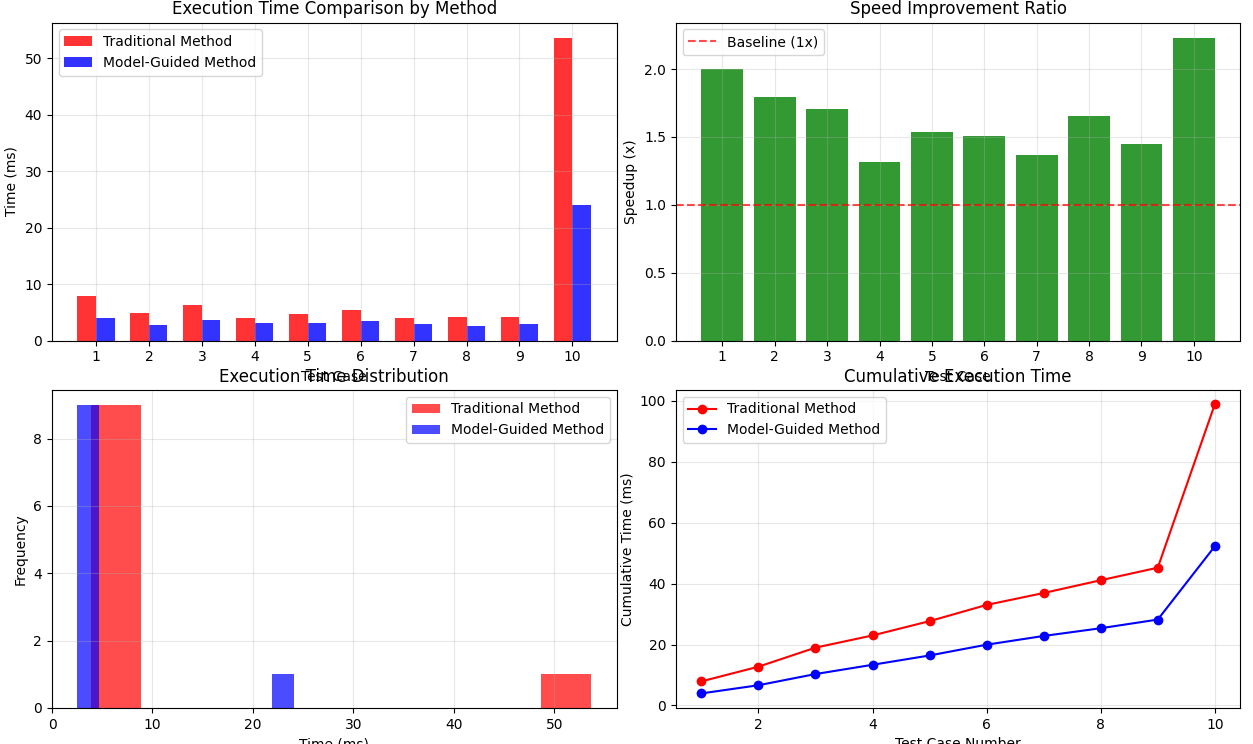

This chart was generated by the following Python code:
import numpy as np
import pandas as pd
import torch
import torch.nn as nn
import matplotlib.pyplot as plt
from sklearn.preprocessing import StandardScaler
from scipy.optimize import fsolve
import time
import warnings
warnings.filterwarnings('ignore')

# GPU 사용 가능하면 GPU 사용
device = torch.device('cuda' if torch.cuda.is_available() else 'cpu')

class RootPredictorNet(nn.Module):
    """근 예측 신경망 - 최대 4개 근까지 예측"""
    def __init__(self, input_dim=3, hidden_dims=[128, 256, 512, 512, 256, 128], max_roots=3):
        super(RootPredictorNet, self).__init__()
        self.max_roots = max_roots
        
        # 공통 백본 네트워크
        layers = []
        prev_dim = input_dim
        
        for hidden_dim in hidden_dims:
            layers.extend([
                nn.Linear(prev_dim, hidden_dim),
                nn.ReLU(),
                nn.BatchNorm1d(hidden_dim),
                nn.Dropout(0.1 if hidden_dim <= 256 else 0.2)
            ])
            prev_dim = hidden_dim
        
        self.backbone = nn.Sequential(*layers)
        
        # 근의 개수 예측 헤드 (0개부터 4개까지)
        self.num_head = nn.Sequential(
            nn.Linear(hidden_dims[-1], 64),
            nn.ReLU(),
            nn.Dropout(0.1),
            nn.Linear(64, max_roots + 1),  # 0, 1, 2, 3, 4개 근
            nn.Softmax(dim=1)
        )
        
        # 근의 값 예측 헤드
        self.values_head = nn.Sequential(
            nn.Linear(hidden_dims[-1], 128),
            nn.ReLU(),
            nn.Dropout(0.1),
            nn.Linear(128, 64),
            nn.ReLU(),
            nn.Dropout(0.1),
            nn.Linear(64, max_roots)  # 최대 4개 근의 값
        )
    
    def forward(self, x):
        # 공통 특성 추출
        features = self.backbone(x)
        
        # 두 개의 헤드로 예측
        num_roots = self.num_head(features)
        root_values = self.values_head(features)
        
        return num_roots, root_values

class SpeedComparator:
    def __init__(self, model_path='best_root_model10.pth', csv_file_path='neural_network_dataset5.csv'):
        self.model_path = model_path
        self.csv_file_path = csv_file_path
        self.model = None
        self.scaler = StandardScaler()
        self.device = device
        self.max_roots = 3
        self.load_model()
    
    def load_model(self):
        """학습된 모델과 스케일러 로드"""
        try:
            # 모델 구조 생성
            self.model = RootPredictorNet(max_roots=self.max_roots).to(self.device)
            
            # 학습된 가중치 로드
            self.model.load_state_dict(torch.load(self.model_path, map_location=self.device))
            self.model.eval()
            
            # 스케일러 학습 (원본 데이터에서)
            if self.csv_file_path:
                try:
                    df = pd.read_csv(self.csv_file_path)
                    X = df[['a', 'b', 'c']].values
                    self.scaler.fit(X)
                    print("✅ 모델과 스케일러 로드 완료")
                except Exception as e:
                    print(f"⚠️ CSV 파일을 찾을 수 없어 기본 스케일러 사용: {e}")
                    # 기본적인 스케일러 설정 (대략적인 범위 기반)
                    self.scaler.mean_ = np.array([0.0, 0.0, 0.0])
                    self.scaler.scale_ = np.array([2.0, 2.0, 2.0])
            
        except Exception as e:
            print(f"❌ 모델 로드 실패: {e}")
            print("먼저 모델을 학습해주세요!")
            self.model = None
    
    def f(self, x, a, b, c):
        """f(x) = e^x * x / (x^4 + bx^2 - cx - 5) - a"""
        if abs(x) < 1e-12:  # x가 0에 가까우면
            return np.inf
        try:
            denominator = x**4 + b*x**2 - c*x - 5
            if abs(denominator) < 1e-10:  # 분모가 0에 가까우면
                return np.inf
            return np.exp(x) * x / denominator - a
        except:
            return np.inf
    
    def traditional_root_finding(self, a, b, c, domain_range=(-10, 10), step=0.5, tolerance=1e-6):
        """전통적인 방식: 정의역을 쫙 훑으면서 근 찾기"""
        roots = []
        initial_guesses = np.arange(domain_range[0], domain_range[1] + step, step)
        
        for guess in initial_guesses:
            try:
                root_val = fsolve(lambda x: self.f(x, a, b, c), guess, full_output=True, xtol=tolerance)
                if root_val[2] == 1:  # 수렴 성공
                    x_root = root_val[0][0]
                    
                    # 실제로 근인지 확인
                    if abs(self.f(x_root, a, b, c)) < tolerance:
                        # 중복 제거
                        if not any(abs(x_root - r) < tolerance for r in roots):
                            if domain_range[0] <= x_root <= domain_range[1]:
                                roots.append(x_root)
            except:
                continue
        
        return sorted(roots)
    
    def model_guided_root_finding(self, a, b, c, tolerance=1e-6, backup_range=(-10, 10)):
        """모델 예측값을 초기값으로 사용하는 방식"""
        if self.model is None:
            raise ValueError("모델이 로드되지 않았습니다.")
        
        # 1. 모델로 근 예측
        X_input = self.scaler.transform([[a, b, c]])
        X_tensor = torch.FloatTensor(X_input).to(self.device)
        
        with torch.no_grad():
            pred_num, pred_values = self.model(X_tensor)
            pred_num = pred_num.cpu().numpy()
            pred_values = pred_values.cpu().numpy()
        
        # 2. 예측된 근의 개수와 값 얻기
        predicted_num_roots = np.argmax(pred_num[0])
        
        roots = []
        
        if predicted_num_roots > 0:
            # 3. 예측된 근들을 초기값으로 사용하여 정확한 근 찾기
            predicted_roots = pred_values[0][:predicted_num_roots]
            
            for initial_guess in predicted_roots:
                try:
                    root_val = fsolve(lambda x: self.f(x, a, b, c), initial_guess, 
                                    full_output=True, xtol=tolerance)
                    if root_val[2] == 1:  # 수렴 성공
                        x_root = root_val[0][0]
                        
                        # 실제로 근인지 확인
                        if abs(self.f(x_root, a, b, c)) < tolerance:
                            # 중복 제거
                            if not any(abs(x_root - r) < tolerance for r in roots):
                                roots.append(x_root)
                except:
                    continue
        
        # 4. 모델이 놓친 근이 있을 수 있으므로, 약간의 백업 검색 수행
        # (전체 범위보다는 훨씬 적은 포인트로)
        backup_guesses = np.linspace(backup_range[0], backup_range[1], 20)  # 20개 포인트만
        
        for guess in backup_guesses:
            try:
                root_val = fsolve(lambda x: self.f(x, a, b, c), guess, 
                                full_output=True, xtol=tolerance)
                if root_val[2] == 1:  # 수렴 성공
                    x_root = root_val[0][0]
                    
                    if abs(self.f(x_root, a, b, c)) < tolerance:
                        # 중복 제거
                        if not any(abs(x_root - r) < tolerance for r in roots):
                            if backup_range[0] <= x_root <= backup_range[1]:
                                roots.append(x_root)
            except:
                continue
        
        return sorted(roots)
    
    def compare_single_case(self, a, b, c, domain_range=(-10, 10), step=0.5, num_runs=10):
        """단일 케이스에 대한 속도 비교"""
        print(f"\n{'='*60}")
        print(f"속도 비교 테스트: a={a}, b={b}, c={c}")
        print(f"도메인 범위: {domain_range}, 스텝: {step}")
        print(f"반복 횟수: {num_runs}")
        print(f"{'='*60}")
        
        # 전통적인 방식 시간 측정
        traditional_times = []
        traditional_results = None
        
        for i in range(num_runs):
            start_time = time.time()
            roots = self.traditional_root_finding(a, b, c, domain_range, step)
            end_time = time.time()
            
            traditional_times.append(end_time - start_time)
            if i == 0:  # 첫 번째 결과 저장
                traditional_results = roots
        
        # 모델 가이드 방식 시간 측정
        model_times = []
        model_results = None
        
        if self.model is not None:
            for i in range(num_runs):
                start_time = time.time()
                roots = self.model_guided_root_finding(a, b, c, backup_range=domain_range)
                end_time = time.time()
                
                model_times.append(end_time - start_time)
                if i == 0:  # 첫 번째 결과 저장
                    model_results = roots
        
        # 결과 출력
        traditional_avg = np.mean(traditional_times) * 1000  # ms로 변환
        traditional_std = np.std(traditional_times) * 1000
        
        print(f"\n🔍 전통적인 방식 (전체 도메인 스캔):")
        print(f"  평균 시간: {traditional_avg:.2f} ± {traditional_std:.2f} ms")
        print(f"  찾은 근: {len(traditional_results)}개 - {[f'{r:.4f}' for r in traditional_results]}")
        
        if self.model is not None and model_times:
            model_avg = np.mean(model_times) * 1000  # ms로 변환
            model_std = np.std(model_times) * 1000
            
            print(f"\n🤖 모델 가이드 방식:")
            print(f"  평균 시간: {model_avg:.2f} ± {model_std:.2f} ms")
            print(f"  찾은 근: {len(model_results)}개 - {[f'{r:.4f}' for r in model_results]}")
            
            # 속도 향상 계산
            speedup = traditional_avg / model_avg if model_avg > 0 else float('inf')
            print(f"\n📊 성능 비교:")
            print(f"  속도 향상: {speedup:.2f}x")
            print(f"  시간 단축: {((traditional_avg - model_avg) / traditional_avg * 100):.1f}%")
            
            # 정확도 비교
            if len(traditional_results) == len(model_results):
                if len(traditional_results) == 0:
                    print(f"  정확도: ✅ 완벽 (둘 다 근 없음)")
                else:
                    errors = [abs(t - m) for t, m in zip(sorted(traditional_results), sorted(model_results))]
                    avg_error = np.mean(errors)
                    print(f"  정확도: 평균 오차 {avg_error:.6f}")
                    if avg_error < 1e-4:
                        print(f"           ✅ 매우 정확!")
                    elif avg_error < 1e-2:
                        print(f"           ✅ 정확")
                    else:
                        print(f"           ⚠️ 약간 부정확")
            else:
                print(f"  정확도: ❌ 근 개수 불일치 (전통: {len(traditional_results)}, 모델: {len(model_results)})")
        
        return {
            'traditional_time': traditional_avg,
            'model_time': model_avg if self.model is not None else None,
            'speedup': speedup if self.model is not None else None,
            'traditional_roots': traditional_results,
            'model_roots': model_results if self.model is not None else None
        }
    
    def run_comprehensive_benchmark(self, test_cases=None, domain_range=(-10, 10), step=0.5, num_runs=5):
        """종합적인 벤치마크 테스트"""
        if test_cases is None:
            # 다양한 난이도의 테스트 케이스들
            test_cases = [
                # 간단한 케이스들
                (1.0, 2.0, 3.0),
                (-0.5, 1.5, -2.0),
                (0.8, -1.0, 0.5),
                
                # 중간 난이도
                (2.5, 0.0, 1.0),
                (-1.2, 3.0, -1.5),
                (0.3, -0.8, 2.2),
                
                # 복잡한 케이스들
                (1.8, 1.2, -0.7),
                (-0.9, -1.5, 1.8),
                (3.0, -2.0, 4.0),
                (0.0, 1.0, 0.0),

                (1.0, 2.0, 3.0),
                (-5.5, 15.2, -20.8),
                (8.3, -12.7, 5.9),
                (25.0, 0.0, 18.5),
                (-18.7, 22.3, 35.1),
                (7.4, 33.8, -14.2),
                (42.6, -19.5, 0.0),
                (-28.9, 6.7, 41.3),
                (16.8, -7.4, 29.7),
                (0.0, 38.2, -23.5),
                (-31.4, 45.7, 12.8),
                (39.3, 21.6, -8.9),
                (4.7, -26.3, 37.4),
                (-15.1, 9.8, -34.6),
                (27.9, 13.2, -46.7),
                (-22.8, -17.3, 26.5),
                (11.4, 48.9, -7.1),
                (35.7, -31.2, 19.8),
                (-9.6, 32.4, -51.3),
                (24.1, -4.8, 33.9)
            ]
        
        print(f"🚀 종합 벤치마크 테스트 시작!")
        print(f"테스트 케이스: {len(test_cases)}개")
        print(f"각 케이스당 반복: {num_runs}회")
        print(f"도메인 범위: {domain_range}, 스텝: {step}")
        print(f"{'='*80}")
        
        results = []
        total_traditional_time = 0
        total_model_time = 0
        speedup_list = []
        accuracy_count = 0
        
        for i, (a, b, c) in enumerate(test_cases):
            print(f"\n[{i+1}/{len(test_cases)}] 테스트: a={a}, b={b}, c={c}")
            
            result = self.compare_single_case(a, b, c, domain_range, step, num_runs)
            results.append(result)
            
            total_traditional_time += result['traditional_time']
            if result['model_time'] is not None:
                total_model_time += result['model_time']
                if result['speedup'] is not None:
                    speedup_list.append(result['speedup'])
            
            # 정확도 체크
            if (result['traditional_roots'] is not None and 
                result['model_roots'] is not None and
                len(result['traditional_roots']) == len(result['model_roots'])):
                accuracy_count += 1
        
        # 전체 결과 요약
        print(f"\n{'='*80}")
        print(f"📊 종합 벤치마크 결과 요약")
        print(f"{'='*80}")
        
        print(f"전체 테스트 케이스: {len(test_cases)}개")
        print(f"총 전통적 방식 시간: {total_traditional_time:.2f} ms")
        
        if total_model_time > 0:
            print(f"총 모델 가이드 시간: {total_model_time:.2f} ms")
            overall_speedup = total_traditional_time / total_model_time
            print(f"전체 평균 속도 향상: {overall_speedup:.2f}x")
            print(f"전체 시간 단축: {((total_traditional_time - total_model_time) / total_traditional_time * 100):.1f}%")
            
            if speedup_list:
                print(f"개별 속도 향상 통계:")
                print(f"  최소: {min(speedup_list):.2f}x")
                print(f"  최대: {max(speedup_list):.2f}x")
                print(f"  평균: {np.mean(speedup_list):.2f}x")
                print(f"  표준편차: {np.std(speedup_list):.2f}")
        
        print(f"근 개수 정확도: {accuracy_count}/{len(test_cases)} ({accuracy_count/len(test_cases)*100:.1f}%)")
        
        # 결과 시각화
        self.plot_benchmark_results(results, test_cases)
        
        return results
    
    def plot_benchmark_results(self, results, test_cases):
        """벤치마크 결과 시각화"""
        fig, axes = plt.subplots(2, 2, figsize=(15, 12))
        
        # 시간 비교 바 차트
        ax1 = axes[0, 0]
        traditional_times = [r['traditional_time'] for r in results]
        model_times = [r['model_time'] for r in results if r['model_time'] is not None]
        
        x = np.arange(len(test_cases))
        width = 0.35
        
        ax1.bar(x - width/2, traditional_times, width, label='Traditional Method', alpha=0.8, color='red')
        if model_times:
            ax1.bar(x + width/2, model_times, width, label='Model-Guided Method', alpha=0.8, color='blue')
        
        ax1.set_xlabel('Test Case')
        ax1.set_ylabel('Time (ms)')
        ax1.set_title('Execution Time Comparison by Method')
        ax1.set_xticks(x)
        ax1.set_xticklabels([f'{i+1}' for i in range(len(test_cases))])
        ax1.legend()
        ax1.grid(True, alpha=0.3)
        
        # 속도 향상 비율
        ax2 = axes[0, 1]
        speedups = [r['speedup'] for r in results if r['speedup'] is not None]
        if speedups:
            ax2.bar(range(len(speedups)), speedups, alpha=0.8, color='green')
            ax2.axhline(y=1, color='red', linestyle='--', alpha=0.7, label='Baseline (1x)')
            ax2.set_xlabel('Test Case')
            ax2.set_ylabel('Speedup (x)')
            ax2.set_title('Speed Improvement Ratio')
            ax2.set_xticks(range(len(speedups)))
            ax2.set_xticklabels([f'{i+1}' for i in range(len(speedups))])
            ax2.legend()
            ax2.grid(True, alpha=0.3)
        
        # 시간 분포 히스토그램
        ax3 = axes[1, 0]
        ax3.hist(traditional_times, alpha=0.7, label='Traditional Method', bins=10, color='red')
        if model_times:
            ax3.hist(model_times, alpha=0.7, label='Model-Guided Method', bins=10, color='blue')
        ax3.set_xlabel('Time (ms)')
        ax3.set_ylabel('Frequency')
        ax3.set_title('Execution Time Distribution')
        ax3.legend()
        ax3.grid(True, alpha=0.3)
        
        # 누적 시간 비교
        ax4 = axes[1, 1]
        cumulative_traditional = np.cumsum(traditional_times)
        if model_times:
            cumulative_model = np.cumsum(model_times)
            ax4.plot(range(1, len(cumulative_traditional)+1), cumulative_traditional, 
                    'o-', label='Traditional Method', color='red')
            ax4.plot(range(1, len(cumulative_model)+1), cumulative_model, 
                    'o-', label='Model-Guided Method', color='blue')
        else:
            ax4.plot(range(1, len(cumulative_traditional)+1), cumulative_traditional, 
                    'o-', label='Traditional Method', color='red')
        
        ax4.set_xlabel('Test Case Number')
        ax4.set_ylabel('Cumulative Time (ms)')
        ax4.set_title('Cumulative Execution Time')
        ax4.legend()
        ax4.grid(True, alpha=0.3)
        
        plt.tight_layout()
        plt.show()
    
    def analyze_domain_step_impact(self, a=1.0, b=2.0, c=3.0, num_runs=3):
        """도메인 범위와 스텝 크기가 속도에 미치는 영향 분석"""
        print(f"\n{'='*60}")
        print(f"도메인/스텝 크기 영향 분석")
        print(f"테스트 케이스: a={a}, b={b}, c={c}")
        print(f"{'='*60}")
        
        # 다양한 도메인 범위와 스텝 크기
        domain_ranges = [(-5, 5), (-10, 10), (-20, 20), (-50, 50)]
        steps = [1.0, 0.5, 0.25, 0.1]
        
        results = []
        
        for domain_range in domain_ranges:
            for step in steps:
                print(f"\n테스트: 도메인 {domain_range}, 스텝 {step}")
                
                # 전체 초기값 개수 계산
                total_guesses = len(np.arange(domain_range[0], domain_range[1] + step, step))
                print(f"  초기값 개수: {total_guesses}")
                
                # 시간 측정
                times = []
                for _ in range(num_runs):
                    start_time = time.time()
                    roots = self.traditional_root_finding(a, b, c, domain_range, step)
                    end_time = time.time()
                    times.append(end_time - start_time)
                
                avg_time = np.mean(times) * 1000  # ms
                std_time = np.std(times) * 1000
                
                print(f"  평균 시간: {avg_time:.2f} ± {std_time:.2f} ms")
                print(f"  찾은 근: {len(roots)}개")
                
                results.append({
                    'domain_range': domain_range,
                    'step': step,
                    'total_guesses': total_guesses,
                    'avg_time': avg_time,
                    'std_time': std_time,
                    'num_roots': len(roots)
                })
        
        # 결과 시각화
        fig, axes = plt.subplots(2, 2, figsize=(15, 12))
        
        # 초기값 개수 vs 시간
        ax1 = axes[0, 0]
        guess_counts = [r['total_guesses'] for r in results]
        times = [r['avg_time'] for r in results]
        ax1.scatter(guess_counts, times, alpha=0.7, s=50)
        ax1.set_xlabel('Number of Initial Guesses')
        ax1.set_ylabel('Average Time (ms)')
        ax1.set_title('Initial Guesses vs Execution Time')
        ax1.grid(True, alpha=0.3)
        
        # 도메인 크기별 시간
        ax2 = axes[0, 1]
        domain_sizes = [(r[1] - r[0]) for r in domain_ranges]
        for step in steps:
            step_times = [r['avg_time'] for r in results if r['step'] == step]
            ax2.plot(domain_sizes, step_times, 'o-', label=f'Step={step}', linewidth=2)
        ax2.set_xlabel('Domain Size')
        ax2.set_ylabel('Average Time (ms)')
        ax2.set_title('Execution Time by Domain Size')
        ax2.legend()
        ax2.grid(True, alpha=0.3)
        
        # 스텝 크기별 시간
        ax3 = axes[1, 0]
        for domain_range in domain_ranges:
            range_times = [r['avg_time'] for r in results if r['domain_range'] == domain_range]
            ax3.plot(steps, range_times, 'o-', label=f'Domain={domain_range}', linewidth=2)
        ax3.set_xlabel('Step Size')
        ax3.set_ylabel('Average Time (ms)')
        ax3.set_title('Execution Time by Step Size')
        ax3.legend()
        ax3.grid(True, alpha=0.3)
        
        # 효율성 (시간/초기값개수)
        ax4 = axes[1, 1]
        efficiency = [r['avg_time'] / r['total_guesses'] for r in results]
        ax4.scatter(guess_counts, efficiency, alpha=0.7, s=50, c=times, cmap='viridis')
        ax4.set_xlabel('Number of Initial Guesses')
        ax4.set_ylabel('Efficiency (ms/guess)')
        ax4.set_title('Computational Efficiency')
        ax4.grid(True, alpha=0.3)
        
        plt.tight_layout()
        plt.show()
        
        return results

# 메인 실행 함수
def main():
    """메인 함수"""
    print("⚡ Root Finding Speed Comparison Tool")
    print("=" * 60)
    
    # 비교기 초기화
    comparator = SpeedComparator()
    
    if comparator.model is None:
        print("⚠️  모델이 로드되지 않았습니다. 전통적 방식만 테스트합니다.")
    
    while True:
        print("\n🎮 메뉴:")
        print("1. 단일 케이스 속도 비교")
        print("2. 종합 벤치마크 테스트")
        print("3. 도메인/스텝 크기 영향 분석")
        print("4. 커스텀 테스트 케이스")
        print("5. 종료")
        
        choice = input("\n선택하세요 (1-5): ").strip()
        
        if choice == '1':
            try:
                print("\n단일 케이스 속도 비교")
                a = float(input("a 값: "))
                b = float(input("b 값: "))
                c = float(input("c 값: "))
                
                # 옵션 설정
                domain_input = input("도메인 범위 (기본: -10,10): ").strip()
                if domain_input:
                    domain_parts = [float(x.strip()) for x in domain_input.split(',')]
                    domain_range = (domain_parts[0], domain_parts[1])
                else:
                    domain_range = (-10, 10)
                
                step_input = input("스텝 크기 (기본: 0.5): ").strip()
                step = float(step_input) if step_input else 0.5
                
                runs_input = input("반복 횟수 (기본: 10): ").strip()
                num_runs = int(runs_input) if runs_input else 10
                
                comparator.compare_single_case(a, b, c, domain_range, step, num_runs)
                
            except ValueError:
                print("❌ 올바른 숫자를 입력해주세요!")
                
        elif choice == '2':
            print("\n종합 벤치마크 테스트")
            
            # 옵션 설정
            domain_input = input("도메인 범위 (기본: -50,50): ").strip()
            if domain_input:
                domain_parts = [float(x.strip()) for x in domain_input.split(',')]
                domain_range = (domain_parts[0], domain_parts[1])
            else:
                domain_range = (-50, 50)
            
            step_input = input("스텝 크기 (기본: 0.5): ").strip()
            step = float(step_input) if step_input else 0.5
            
            runs_input = input("반복 횟수 (기본: 5): ").strip()
            num_runs = int(runs_input) if runs_input else 5
            
            # 커스텀 테스트 케이스 사용 여부
            custom_input = input("커스텀 테스트 케이스를 사용하시겠습니까? (y/n): ").strip().lower()
            
            test_cases = None
            if custom_input == 'y':
                test_cases = []
                print("테스트 케이스를 입력하세요 (종료하려면 빈 줄 입력):")
                while True:
                    case_input = input("a,b,c: ").strip()
                    if not case_input:
                        break
                    try:
                        a, b, c = [float(x.strip()) for x in case_input.split(',')]
                        test_cases.append((a, b, c))
                        print(f"  추가됨: ({a}, {b}, {c})")
                    except:
                        print("❌ 올바른 형식으로 입력해주세요! (예: 1.0, 2.0, 3.0)")
                
                if not test_cases:
                    print("❌ 테스트 케이스가 없습니다. 기본 케이스를 사용합니다.")
                    test_cases = None
            
            comparator.run_comprehensive_benchmark(test_cases, domain_range, step, num_runs)
            
        elif choice == '3':
            try:
                print("\n도메인/스텝 크기 영향 분석")
                a = float(input("a 값 (기본: 1.0): ") or "1.0")
                b = float(input("b 값 (기본: 2.0): ") or "2.0")
                c = float(input("c 값 (기본: 3.0): ") or "3.0")
                
                runs_input = input("반복 횟수 (기본: 3): ").strip()
                num_runs = int(runs_input) if runs_input else 3
                
                comparator.analyze_domain_step_impact(a, b, c, num_runs)
                
            except ValueError:
                print("❌ 올바른 숫자를 입력해주세요!")
                
        elif choice == '4':
            print("\n커스텀 테스트 케이스")
            try:
                # 여러 케이스 입력
                test_cases = []
                print("여러 테스트 케이스를 입력하세요 (종료하려면 빈 줄 입력):")
                while True:
                    case_input = input(f"케이스 {len(test_cases)+1} (a,b,c): ").strip()
                    if not case_input:
                        break
                    try:
                        a, b, c = [float(x.strip()) for x in case_input.split(',')]
                        test_cases.append((a, b, c))
                        print(f"  추가됨: ({a}, {b}, {c})")
                    except:
                        print("❌ 올바른 형식으로 입력해주세요! (예: 1.0, 2.0, 3.0)")
                
                if not test_cases:
                    print("❌ 테스트 케이스가 없습니다.")
                    continue
                
                # 옵션 설정
                domain_input = input("도메인 범위 (기본: -50,50): ").strip()
                if domain_input:
                    domain_parts = [float(x.strip()) for x in domain_input.split(',')]
                    domain_range = (domain_parts[0], domain_parts[1])
                else:
                    domain_range = (-50, 50)
                
                step_input = input("스텝 크기 (기본: 0.5): ").strip()
                step = float(step_input) if step_input else 0.5
                
                runs_input = input("반복 횟수 (기본: 5): ").strip()
                num_runs = int(runs_input) if runs_input else 5
                
                comparator.run_comprehensive_benchmark(test_cases, domain_range, step, num_runs)
                
            except ValueError:
                print("❌ 올바른 숫자를 입력해주세요!")
                
        elif choice == '5':
            print("👋 프로그램 종료!")
            break
            
        else:
            print("❌ 올바른 선택지를 입력해주세요!")

if __name__ == "__main__":
    main()
